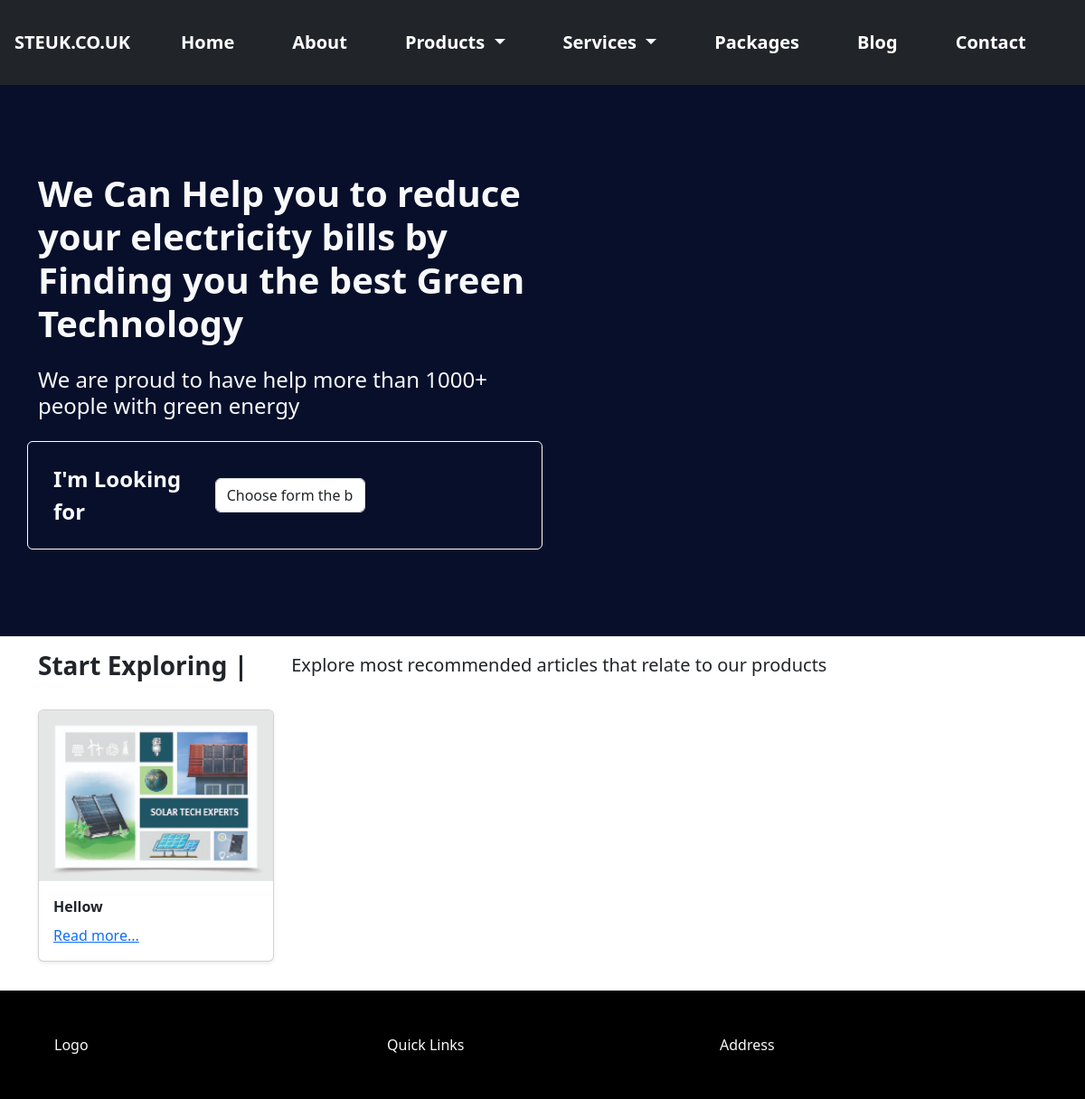
/formItems/, run on the app's committed database.
### frontend/models.py (models this page shows, shortened)
class Blog(models.Model):
    title=models.CharField(max_length=255,null=True,blank=True)
    image = models.ImageField(upload_to='media/blog',blank=True,null=True)
    source=models.CharField(max_length=255, null=True,blank=True)
    details=RichTextUploadingField(null=True, blank=True)
    created_at = models.DateField(default=timezone.now)

### frontend/views.py (the view)
# urls.py: path('formItems/', formItems, name="formItems"),
def formItems(request):
    all_blog=Blog.objects.all()
    context={
        'all_blog':all_blog,
    }
    return render(request, 'questionary.html' , context)

### frontend/context_processors.py (called while the page is built)
def categories_processor(request):
    categories = Category.objects.all()
    return {'categories': categories}

def service_cat_menu(request):
    service_categories = ServiceCategory.objects.all()
    return {'service_categories': service_categories}

### frontend/templates/questionary.html (shortened to what this page needs)
{% extends 'base.html' %}
{% load static %}
{% block content %}
    <div class="container-fluid p-0" style="background-color: #070F2B;">
        <div class="container">
            <div class="row py-5" >
                <div class="col-md-6  col=sm-12 py-5">
                    <div class="text-light ">
                        <h1 class="fw-bold pb-3 ">
                            We Can Help you to reduce your electricity bills by Finding you the best Green Technology
                        </h1>
                        <h4 class=" pb-3 ">We are proud to have help more than 1000+ people with green energy</h4>
                        <div class="form-group row align-items-center border border-white rounded p-3">
                            <label for="exampleFormControlSelect1" class="col-sm-4 col-form-label fs-4 fw-bold ">I'm Looking for </label>
                            <div class="col-sm-8">
                                <div class="form-group col-md-6 ">
                                    <select id="exampleFormControlSelect1" class="form-control" onchange="redirectToCategory()">
                                      <option selected>Choose form the below list</option>
                                    </select>
                                  </div>
                            </div>
                        </div>
                    </div>
                </div>
            </div>
        </div>
    </div>
    <div class="container">
        <div class="row py-3">
            <div class="col-md-12 col-sm-12 d-flex align-items-center flex-wrap">
                <h3 class="fw-bold mr-4 mb-3 mb-sm-0">Start Exploring |</h3>
                <span class="px-3 px-sm-5 fs-5"> Explore most recommended articles that relate to our products</span>
            </div>
        </div>
        <div class="row pb-3">
            {% for blog in all_blog %}
            <div class="col-sm-6 col-md-4 col-lg-3 py-3">
                <div class="card h-100 shadow-sm">
                    {% if blog.image %}
                    <a href="{% url 'blog-details' pk=blog.id %}"><img src="{{blog.image.url}}" class="card-img-top" alt="..."></a>
                    {% else %}
                    <img src="{% static 'images/logo.png' %}" class="card-img-top img-thumbnail" alt="...">
                    {% endif %}
                    <div class="card-body">
                        <p class="card-title fw-bold">{{blog.title}}</p>
                        <a href="{% url 'blog-details' pk=blog.id %}">Read more...</a>
                    </div>
                </div>
            </div>
            {% endfor %}
        </div>
    </div>
  {% endblock content %}

### static/css/style.css (style rules this page uses)
body { margin: 0; padding: 0; overflow-x: hidden; }

### data on the page
Blog: image (picture), title "Hellow"
